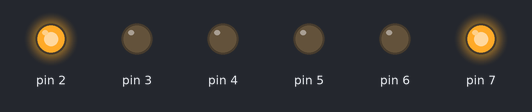
Bench run of a sketch on a simulated Arduino Uno, built with avr-gcc and run on an emulated ATmega328P. Shown: output pins drawn as LEDs (lit = HIGH).

Above: at 2.2 s.
At 7.62 s:
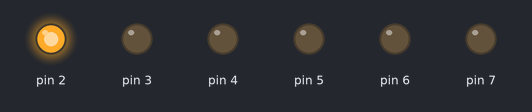
At 12.7 s:
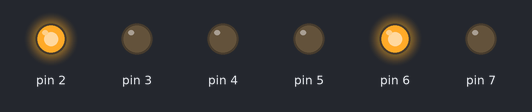
At 17.0 s:
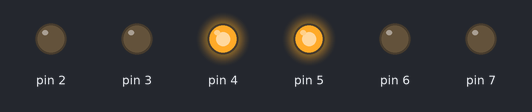
At 22.37 s:
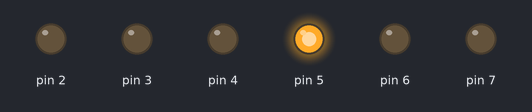
At 27.5 s:
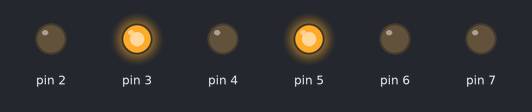
Timing chart, 0 to 38.4 s (numbered marks = the images above):
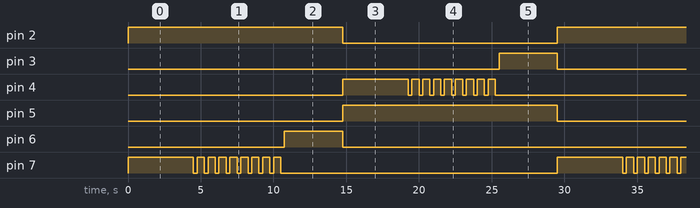

Measured:
- by itself, pin 2, pin 5: alternates HIGH for 14.8 s and LOW for 14.8 s
- by itself, pin 3, pin 6: alternates HIGH for 4.0 s and LOW for 25.5 s
- by itself, pin 4, pin 7: repeats every 29.5 s: 8 × (LOW 0.25 s, HIGH 0.50 s), LOW 19.0 s, HIGH 4.5 s

The sketch:

semaforo.ino
```cpp
//semaforo
void setup() {
  pinMode(2,OUTPUT);
  pinMode(3,OUTPUT);
  pinMode(4,OUTPUT);
  pinMode(5,OUTPUT);
  pinMode(6,OUTPUT);
  pinMode(7,OUTPUT);

}

void loop() {
  digitalWrite(2,HIGH);
  digitalWrite(7,HIGH);
  delay(4000);
  for(int x=1;x<=9;x++)
  {
    digitalWrite(7,HIGH);
     delay(500);
     digitalWrite(7,LOW);
     delay(250);
  }
  digitalWrite(6,HIGH);
  delay(4000);
  digitalWrite(6,LOW);
  ///////////////////////////
  digitalWrite(5,HIGH);
  digitalWrite(2,LOW);
  digitalWrite(4,HIGH);
  delay(4000);
  for(int x=1;x<=9;x++)
  {
    digitalWrite(4,HIGH);
     delay(500);
     digitalWrite(4,LOW);
     delay(250);
  }
  digitalWrite(3,HIGH);
  delay(4000);
  digitalWrite(2,LOW);
  digitalWrite(3,LOW);
  digitalWrite(4,LOW);
  digitalWrite(5,LOW);
  digitalWrite(6,LOW);
  digitalWrite(7,LOW);
}
```
